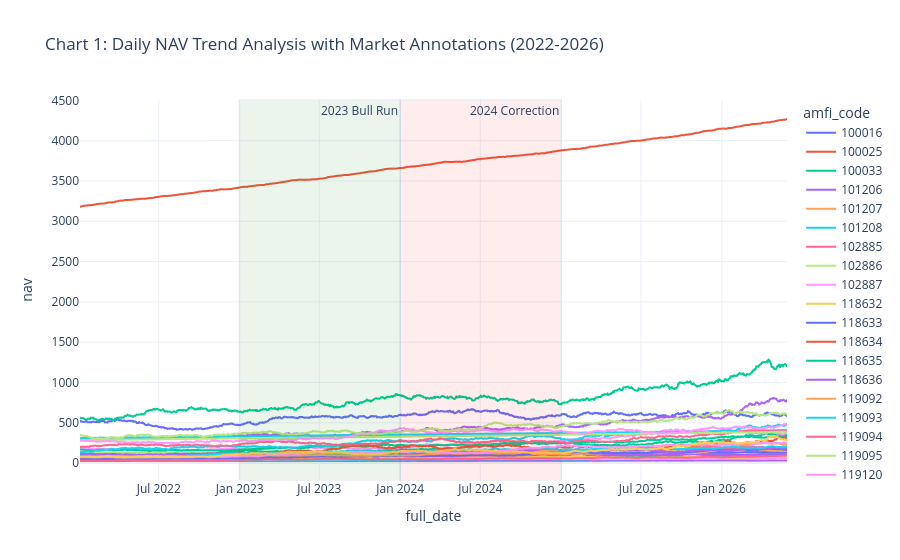
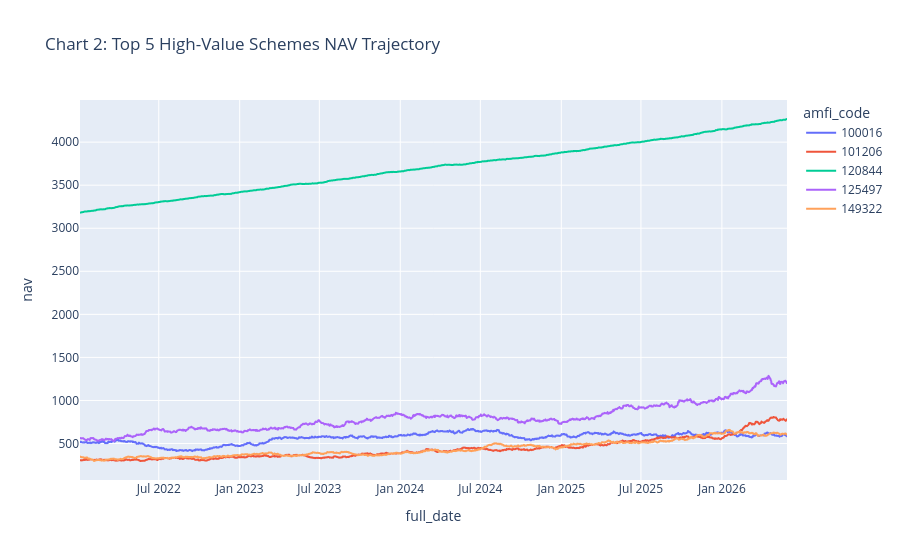

Notebook code cell kept with these figures, in order:
### Markdown cell above
## 1. NAV Historical Performance (2022-2026)
**Objective:** Visualize daily NAV trends and identify market phases. 
- **Green Zone:** 2023 Bull Run
- **Red Zone:** 2024 Market Corrections

### Code cell
import sqlite3
import pandas as pd
import plotly.express as px
import matplotlib.pyplot as plt
import seaborn as sns

# Ensure an active database connection locally
db_path = '../bluestock_mf.db'
conn = sqlite3.connect(db_path)

# --- Explicitly Fetch and Process Core NAV Dimensions From Database ---
query_nav_core = """
SELECT f.amfi_code, d.full_date, n.nav
FROM fact_nav_relational n
JOIN dim_fund f ON n.fund_id = f.fund_id
JOIN dim_date d ON n.date_id = d.date_id
ORDER BY d.full_date;
"""

# Load raw relational vectors and convert timelines into clean pandas datetime format
df_nav = pd.read_sql_query(query_nav_core, conn)
df_nav['full_date'] = pd.to_datetime(df_nav['full_date'])


# Chart 1: Comprehensive NAV Trend (Plotly Line)
fig_nav = px.line(df_nav, x='full_date', y='nav', color='amfi_code', 
                  title='Chart 1: Daily NAV Trend Analysis with Market Annotations (2022-2026)')
fig_nav.add_vrect(x0="2023-01-01", x1="2023-12-31", fillcolor="green", opacity=0.07, annotation_text="2023 Bull Run")
fig_nav.add_vrect(x0="2024-01-01", x1="2024-12-31", fillcolor="red", opacity=0.07, annotation_text="2024 Correction")
fig_nav.update_layout(template='plotly_white')
fig_nav.show()

# Chart 2: Top 5 Outperforming Schemes Trend (Plotly Line)
top_5_amfi = df_nav.groupby('amfi_code')['nav'].max().nlargest(5).index
fig_top5 = px.line(df_nav[df_nav['amfi_code'].isin(top_5_amfi)], x='full_date', y='nav', color='amfi_code',
                   title='Chart 2: Top 5 High-Value Schemes NAV Trajectory')
fig_top5.show()

# Chart 3: NAV Distribution Spread (Seaborn Boxplot)
plt.figure(figsize=(12, 5))
sns.boxplot(data=df_nav[df_nav['amfi_code'].isin(top_5_amfi)], x='amfi_code', y='nav', palette='Set2')
plt.title("Chart 3: NAV Volatility Spread Across Top 5 Schemes")
plt.show()

# Chart 4: NAV Value Histogram Density (Seaborn Histplot)
plt.figure(figsize=(12, 5))
sns.histplot(data=df_nav, x='nav', bins=50, kde=True, color='purple')
plt.title("Chart 4: Aggregate NAV Density and Distribution Profile")
plt.show()

### Figure 1 — Plotly figure (JSON) as saved in the notebook; plotly's stock layout.template omitted (floating-point values rounded to 4 significant figures; data arrays with more than 128 entries replaced by an {"elided": "..."} marker saying what was removed)
{"data": [{"hovertemplate": "amfi_code=100016<br>full_date=%{x}<br>nav=%{y}<extra></extra>", "legendgroup": "100016", "line": {"color": "#636efa", "dash": "solid"}, "marker": {"symbol": "circle"}, "mode": "lines", "name": "100016", "showlegend": true, "type": "scattergl", "x": {"elided": "1150 str values"}, "xaxis": "x", "y": {"elided": "1150 float values"}, "yaxis": "y"}, {"hovertemplate": "amfi_code=100025<br>full_date=%{x}<br>nav=%{y}<extra></extra>", "legendgroup": "100025", "line": {"color": "#EF553B", "dash": "solid"}, "marker": {"symbol": "circle"}, "mode": "lines", "name": "100025", "showlegend": true, "type": "scattergl", "x": {"elided": "1150 str values"}, "xaxis": "x", "y": {"elided": "1150 float values"}, "yaxis": "y"}, {"hovertemplate": "amfi_code=100033<br>full_date=%{x}<br>nav=%{y}<extra></extra>", "legendgroup": "100033", "line": {"color": "#00cc96", "dash": "solid"}, "marker": {"symbol": "circle"}, "mode": "lines", "name": "100033", "showlegend": true, "type": "scattergl", "x": {"elided": "1150 str values"}, "xaxis": "x", "y": {"elided": "1150 float values"}, "yaxis": "y"}, {"hovertemplate": "amfi_code=101206<br>full_date=%{x}<br>nav=%{y}<extra></extra>", "legendgroup": "101206", "line": {"color": "#ab63fa", "dash": "solid"}, "marker": {"symbol": "circle"}, "mode": "lines", "name": "101206", "showlegend": true, "type": "scattergl", "x": {"elided": "1150 str values"}, "xaxis": "x", "y": {"elided": "1150 float values"}, "yaxis": "y"}, {"hovertemplate": "amfi_code=101207<br>full_date=%{x}<br>nav=%{y}<extra></extra>", "legendgroup": "101207", "line": {"color": "#FFA15A", "dash": "solid"}, "marker": {"symbol": "circle"}, "mode": "lines", "name": "101207", "showlegend": true, "type": "scattergl", "x": {"elided": "1150 str values"}, "xaxis": "x", "y": {"elided": "1150 float values"}, "yaxis": "y"}, {"hovertemplate": "amfi_code=101208<br>full_date=%{x}<br>nav=%{y}<extra></extra>", "legendgroup": "101208", "line": {"color": "#19d3f3", "dash": "solid"}, "marker": {"symbol": "circle"}, "mode": "lines", "name": "101208", "showlegend": true, "type": "scattergl", "x": {"elided": "1150 str values"}, "xaxis": "x", "y": {"elided": "1150 float values"}, "yaxis": "y"}, {"hovertemplate": "amfi_code=102885<br>full_date=%{x}<br>nav=%{y}<extra></extra>", "legendgroup": "102885", "line": {"color": "#FF6692", "dash": "solid"}, "marker": {"symbol": "circle"}, "mode": "lines", "name": "102885", "showlegend": true, "type": "scattergl", "x": {"elided": "1150 str values"}, "xaxis": "x", "y": {"elided": "1150 float values"}, "yaxis": "y"}, {"hovertemplate": "amfi_code=102886<br>full_date=%{x}<br>nav=%{y}<extra></extra>", "legendgroup": "102886", "line": {"color": "#B6E880", "dash": "solid"}, "marker": {"symbol": "circle"}, "mode": "lines", "name": "102886", "showlegend": true, "type": "scattergl", "x": {"elided": "1150 str values"}, "xaxis": "x", "y": {"elided": "1150 float values"}, "yaxis": "y"}, {"hovertemplate": "amfi_code=102887<br>full_date=%{x}<br>nav=%{y}<extra></extra>", "legendgroup": "102887", "line": {"color": "#FF97FF", "dash": "solid"}, "marker": {"symbol": "circle"}, "mode": "lines", "name": "102887", "showlegend": true, "type": "scattergl", "x": {"elided": "1150 str values"}, "xaxis": "x", "y": {"elided": "1150 float values"}, "yaxis": "y"}, {"hovertemplate": "amfi_code=118632<br>full_date=%{x}<br>nav=%{y}<extra></extra>", "legendgroup": "118632", "line": {"color": "#FECB52", "dash": "solid"}, "marker": {"symbol": "circle"}, "mode": "lines", "name": "118632", "showlegend": true, "type": "scattergl", "x": {"elided": "1150 str values"}, "xaxis": "x", "y": {"elided": "1150 float values"}, "yaxis": "y"}, {"hovertemplate": "amfi_code=118633<br>full_date=%{x}<br>nav=%{y}<extra></extra>", "legendgroup": "118633", "line": {"color": "#636efa", "dash": "solid"}, "marker": {"symbol": "circle"}, "mode": "lines", "name": "118633", "showlegend": true, "type": "scattergl", "x": {"elided": "1150 str values"}, "xaxis": "x", "y": {"elided": "1150 float values"}, "yaxis": "y"}, {"hovertemplate": "amfi_code=118634<br>full_date=%{x}<br>nav=%{y}<extra></extra>", "legendgroup": "118634", "line": {"color": "#EF553B", "dash": "solid"}, "marker": {"symbol": "circle"}, "mode": "lines", "name": "118634", "showlegend": true, "type": "scattergl", "x": {"elided": "1150 str values"}, "xaxis": "x", "y": {"elided": "1150 float values"}, "yaxis": "y"}, {"hovertemplate": "amfi_code=118635<br>full_date=%{x}<br>nav=%{y}<extra></extra>", "legendgroup": "118635", "line": {"color": "#00cc96", "dash": "solid"}, "marker": {"symbol": "circle"}, "mode": "lines", "name": "118635", "showlegend": true, "type": "scattergl", "x": {"elided": "1150 str values"}, "xaxis": "x", "y": {"elided": "1150 float values"}, "yaxis": "y"}, {"hovertemplate": "amfi_code=118636<br>full_date=%{x}<br>nav=%{y}<extra></extra>", "legendgroup": "118636", "line": {"color": "#ab63fa", "dash": "solid"}, "marker": {"symbol": "circle"}, "mode": "lines", "name": "118636", "showlegend": true, "type": "scattergl", "x": {"elided": "1150 str values"}, "xaxis": "x", "y": {"elided": "1150 float values"}, "yaxis": "y"}, {"hovertemplate": "amfi_code=119092<br>full_date=%{x}<br>nav=%{y}<extra></extra>", "legendgroup": "119092", "line": {"color": "#FFA15A", "dash": "solid"}, "marker": {"symbol": "circle"}, "mode": "lines", "name": "119092", "showlegend": true, "type": "scattergl", "x": {"elided": "1150 str values"}, "xaxis": "x", "y": {"elided": "1150 float values"}, "yaxis": "y"}, {"hovertemplate": "amfi_code=119093<br>full_date=%{x}<br>nav=%{y}<extra></extra>", "legendgroup": "119093", "line": {"color": "#19d3f3", "dash": "solid"}, "marker": {"symbol": "circle"}, "mode": "lines", "name": "119093", "showlegend": true, "type": "scattergl", "x": {"elided": "1150 str values"}, "xaxis": "x", "y": {"elided": "1150 float values"}, "yaxis": "y"}, {"hovertemplate": "amfi_code=119094<br>full_date=%{x}<br>nav=%{y}<extra></extra>", "legendgroup": "119094", "line": {"color": "#FF6692", "dash": "solid"}, "marker": {"symbol": "circle"}, "mode": "lines", "name": "119094", "showlegend": true, "type": "scattergl", "x": {"elided": "1150 str values"}, "xaxis": "x", "y": {"elided": "1150 float values"}, "yaxis": "y"}, {"hovertemplate": "amfi_code=119095<br>full_date=%{x}<br>nav=%{y}<extra></extra>", "legendgroup": "119095", "line": {"color": "#B6E880", "dash": "solid"}, "marker": {"symbol": "circle"}, "mode": "lines", "name": "119095", "showlegend": true, "type": "scattergl", "x": {"elided": "1150 str values"}, "xaxis": "x", "y": {"elided": "1150 float values"}, "yaxis": "y"}, {"hovertemplate": "amfi_code=119120<br>full_date=%{x}<br>nav=%{y}<extra></extra>", "legendgroup": "119120", "line": {"color": "#FF97FF", "dash": "solid"}, "marker": {"symbol": "circle"}, "mode": "lines", "name": "119120", "showlegend": true, "type": "scattergl", "x": {"elided": "1150 str values"}, "xaxis": "x", "y": {"elided": "1150 float values"}, "yaxis": "y"}, {"hovertemplate": "amfi_code=119551<br>full_date=%{x}<br>nav=%{y}<extra></extra>", "legendgroup": "119551", "line": {"color": "#FECB52", "dash": "solid"}, "marker": {"symbol": "circle"}, "mode": "lines", "name": "119551", "showlegend": true, "type": "scattergl", "x": {"elided": "1150 str values"}, "xaxis": "x", "y": {"elided": "1150 float values"}, "yaxis": "y"}, {"hovertemplate": "amfi_code=119552<br>full_date=%{x}<br>nav=%{y}<extra></extra>", "legendgroup": "119552", "line": {"color": "#636efa", "dash": "solid"}, "marker": {"symbol": "circle"}, "mode": "lines", "name": "119552", "showlegend": true, "type": "scattergl", "x": {"elided": "1150 str values"}, "xaxis": "x", "y": {"elided": "1150 float values"}, "yaxis": "y"}, {"hovertemplate": "amfi_code=119598<br>full_date=%{x}<br>nav=%{y}<extra></extra>", "legendgroup": "119598", "line": {"color": "#EF553B", "dash": "solid"}, "marker": {"symbol": "circle"}, "mode": "lines", "name": "119598", "showlegend": true, "type": "scattergl", "x": {"elided": "1150 str values"}, "xaxis": "x", "y": {"elided": "1150 float values"}, "yaxis": "y"}, {"hovertemplate": "amfi_code=119599<br>full_date=%{x}<br>nav=%{y}<extra></extra>", "legendgroup": "119599", "line": {"color": "#00cc96", "dash": "solid"}, "marker": {"symbol": "circle"}, "mode": "lines", "name": "119599", "showlegend": true, "type": "scattergl", "x": {"elided": "1150 str values"}, "xaxis": "x", "y": {"elided": "1150 float values"}, "yaxis": "y"}, {"hovertemplate": "amfi_code=120503<br>full_date=%{x}<br>nav=%{y}<extra></extra>", "legendgroup": "120503", "line": {"color": "#ab63fa", "dash": "solid"}, "marker": {"symbol": "circle"}, "mode": "lines", "name": "120503", "showlegend": true, "type": "scattergl", "x": {"elided": "1150 str values"}, "xaxis": "x", "y": {"elided": "1150 float values"}, "yaxis": "y"}, {"hovertemplate": "amfi_code=120504<br>full_date=%{x}<br>nav=%{y}<extra></extra>", "legendgroup": "120504", "line": {"color": "#FFA15A", "dash": "solid"}, "marker": {"symbol": "circle"}, "mode": "lines", "name": "120504", "showlegend": true, "type": "scattergl", "x": {"elided": "1150 str values"}, "xaxis": "x", "y": {"elided": "1150 float values"}, "yaxis": "y"}, {"hovertemplate": "amfi_code=120505<br>full_date=%{x}<br>nav=%{y}<extra></extra>", "legendgroup": "120505", "line": {"color": "#19d3f3", "dash": "solid"}, "marker": {"symbol": "circle"}, "mode": "lines", "name": "120505", "showlegend": true, "type": "scattergl", "x": {"elided": "1150 str values"}, "xaxis": "x", "y": {"elided": "1150 float values"}, "yaxis": "y"}, {"hovertemplate": "amfi_code=120506<br>full_date=%{x}<br>nav=%{y}<extra></extra>", "legendgroup": "120506", "line": {"color": "#FF6692", "dash": "solid"}, "marker": {"symbol": "circle"}, "mode": "lines", "name": "120506", "showlegend": true, "type": "scattergl", "x": {"elided": "1150 str values"}, "xaxis": "x", "y": {"elided": "1150 float values"}, "yaxis": "y"}, {"hovertemplate": "amfi_code=120507<br>full_date=%{x}<br>nav=%{y}<extra></extra>", "legendgroup": "120507", "line": {"color": "#B6E880", "dash": "solid"}, "marker": {"symbol": "circle"}, "mode": "lines", "name": "120507", "showlegend": true, "type": "scattergl", "x": {"elided": "1150 str values"}, "xaxis": "x", "y": {"elided": "1150 float values"}, "yaxis": "y"}, {"hovertemplate": "amfi_code=120841<br>full_date=%{x}<br>nav=%{y}<extra></extra>", "legendgroup": "120841", "line": {"color": "#FF97FF", "dash": "solid"}, "marker": {"symbol": "circle"}, "mode": "lines", "name": "120841", "showlegend": true, "type": "scattergl", "x": {"elided": "1150 str values"}, "xaxis": "x", "y": {"elided": "1150 float values"}, "yaxis": "y"}, {"hovertemplate": "amfi_code=120842<br>full_date=%{x}<br>nav=%{y}<extra></extra>", "legendgroup": "120842", "line": {"color": "#FECB52", "dash": "solid"}, "marker": {"symbol": "circle"}, "mode": "lines", "name": "120842", "showlegend": true, "type": "scattergl", "x": {"elided": "1150 str values"}, "xaxis": "x", "y": {"elided": "1150 float values"}, "yaxis": "y"}, {"hovertemplate": "amfi_code=120843<br>full_date=%{x}<br>nav=%{y}<extra></extra>", "legendgroup": "120843", "line": {"color": "#636efa", "dash": "solid"}, "marker": {"symbol": "circle"}, "mode": "lines", "name": "120843", "showlegend": true, "type": "scattergl", "x": {"elided": "1150 str values"}, "xaxis": "x", "y": {"elided": "1150 float values"}, "yaxis": "y"}, {"hovertemplate": "amfi_code=120844<br>full_date=%{x}<br>nav=%{y}<extra></extra>", "legendgroup": "120844", "line": {"color": "#EF553B", "dash": "solid"}, "marker": {"symbol": "circle"}, "mode": "lines", "name": "120844", "showlegend": true, "type": "scattergl", "x": {"elided": "1150 str values"}, "xaxis": "x", "y": {"elided": "1150 float values"}, "yaxis": "y"}, {"hovertemplate": "amfi_code=125497<br>full_date=%{x}<br>nav=%{y}<extra></extra>", "legendgroup": "125497", "line": {"color": "#00cc96", "dash": "solid"}, "marker": {"symbol": "circle"}, "mode": "lines", "name": "125497", "showlegend": true, "type": "scattergl", "x": {"elided": "1150 str values"}, "xaxis": "x", "y": {"elided": "1150 float values"}, "yaxis": "y"}, {"hovertemplate": "amfi_code=125498<br>full_date=%{x}<br>nav=%{y}<extra></extra>", "legendgroup": "125498", "line": {"color": "#ab63fa", "dash": "solid"}, "marker": {"symbol": "circle"}, "mode": "lines", "name": "125498", "showlegend": true, "type": "scattergl", "x": {"elided": "1150 str values"}, "xaxis": "x", "y": {"elided": "1150 float values"}, "yaxis": "y"}, {"hovertemplate": "amfi_code=148567<br>full_date=%{x}<br>nav=%{y}<extra></extra>", "legendgroup": "148567", "line": {"color": "#FFA15A", "dash": "solid"}, "marker": {"symbol": "circle"}, "mode": "lines", "name": "148567", "showlegend": true, "type": "scattergl", "x": {"elided": "1150 str values"}, "xaxis": "x", "y": {"elided": "1150 float values"}, "yaxis": "y"}, {"hovertemplate": "amfi_code=148568<br>full_date=%{x}<br>nav=%{y}<extra></extra>", "legendgroup": "148568", "line": {"color": "#19d3f3", "dash": "solid"}, "marker": {"symbol": "circle"}, "mode": "lines", "name": "148568", "showlegend": true, "type": "scattergl", "x": {"elided": "1150 str values"}, "xaxis": "x", "y": {"elided": "1150 float values"}, "yaxis": "y"}, {"hovertemplate": "amfi_code=148569<br>full_date=%{x}<br>nav=%{y}<extra></extra>", "legendgroup": "148569", "line": {"color": "#FF6692", "dash": "solid"}, "marker": {"symbol": "circle"}, "mode": "lines", "name": "148569", "showlegend": true, "type": "scattergl", "x": {"elided": "1150 str values"}, "xaxis": "x", "y": {"elided": "1150 float values"}, "yaxis": "y"}, {"hovertemplate": "amfi_code=149322<br>full_date=%{x}<br>nav=%{y}<extra></extra>", "legendgroup": "149322", "line": {"color": "#B6E880", "dash": "solid"}, "marker": {"symbol": "circle"}, "mode": "lines", "name": "149322", "showlegend": true, "type": "scattergl", "x": {"elided": "1150 str values"}, "xaxis": "x", "y": {"elided": "1150 float values"}, "yaxis": "y"}, {"hovertemplate": "amfi_code=149323<br>full_date=%{x}<br>nav=%{y}<extra></extra>", "legendgroup": "149323", "line": {"color": "#FF97FF", "dash": "solid"}, "marker": {"symbol": "circle"}, "mode": "lines", "name": "149323", "showlegend": true, "type": "scattergl", "x": {"elided": "1150 str values"}, "xaxis": "x", "y": {"elided": "1150 float values"}, "yaxis": "y"}, {"hovertemplate": "amfi_code=149324<br>full_date=%{x}<br>nav=%{y}<extra></extra>", "legendgroup": "149324", "line": {"color": "#FECB52", "dash": "solid"}, "marker": {"symbol": "circle"}, "mode": "lines", "name": "149324", "showlegend": true, "type": "scattergl", "x": {"elided": "1150 str values"}, "xaxis": "x", "y": {"elided": "1150 float values"}, "yaxis": "y"}], "layout": {"annotations": [{"showarrow": false, "text": "2023 Bull Run", "x": "2023-12-31", "xanchor": "right", "xref": "x", "y": 1, "yanchor": "top", "yref": "y domain"}, {"showarrow": false, "text": "2024 Correction", "x": "2024-12-31", "xanchor": "right", "xref": "x", "y": 1, "yanchor": "top", "yref": "y domain"}], "legend": {"title": {"text": "amfi_code"}, "tracegroupgap": 0}, "shapes": [{"fillcolor": "green", "opacity": 0.07, "type": "rect", "x0": "2023-01-01", "x1": "2023-12-31", "xref": "x", "y0": 0, "y1": 1, "yref": "y domain"}, {"fillcolor": "red", "opacity": 0.07, "type": "rect", "x0": "2024-01-01", "x1": "2024-12-31", "xref": "x", "y0": 0, "y1": 1, "yref": "y domain"}], "title": {"text": "Chart 1: Daily NAV Trend Analysis with Market Annotations (2022-2026)"}, "xaxis": {"anchor": "y", "domain": [0, 1], "title": {"text": "full_date"}}, "yaxis": {"anchor": "x", "domain": [0, 1], "title": {"text": "nav"}}}}

### Figure 2 — Plotly figure (JSON) as saved in the notebook; plotly's stock layout.template omitted (floating-point values rounded to 4 significant figures; data arrays with more than 128 entries replaced by an {"elided": "..."} marker saying what was removed)
{"data": [{"hovertemplate": "amfi_code=100016<br>full_date=%{x}<br>nav=%{y}<extra></extra>", "legendgroup": "100016", "line": {"color": "#636efa", "dash": "solid"}, "marker": {"symbol": "circle"}, "mode": "lines", "name": "100016", "showlegend": true, "type": "scattergl", "x": {"elided": "1150 str values"}, "xaxis": "x", "y": {"elided": "1150 float values"}, "yaxis": "y"}, {"hovertemplate": "amfi_code=101206<br>full_date=%{x}<br>nav=%{y}<extra></extra>", "legendgroup": "101206", "line": {"color": "#EF553B", "dash": "solid"}, "marker": {"symbol": "circle"}, "mode": "lines", "name": "101206", "showlegend": true, "type": "scattergl", "x": {"elided": "1150 str values"}, "xaxis": "x", "y": {"elided": "1150 float values"}, "yaxis": "y"}, {"hovertemplate": "amfi_code=120844<br>full_date=%{x}<br>nav=%{y}<extra></extra>", "legendgroup": "120844", "line": {"color": "#00cc96", "dash": "solid"}, "marker": {"symbol": "circle"}, "mode": "lines", "name": "120844", "showlegend": true, "type": "scattergl", "x": {"elided": "1150 str values"}, "xaxis": "x", "y": {"elided": "1150 float values"}, "yaxis": "y"}, {"hovertemplate": "amfi_code=125497<br>full_date=%{x}<br>nav=%{y}<extra></extra>", "legendgroup": "125497", "line": {"color": "#ab63fa", "dash": "solid"}, "marker": {"symbol": "circle"}, "mode": "lines", "name": "125497", "showlegend": true, "type": "scattergl", "x": {"elided": "1150 str values"}, "xaxis": "x", "y": {"elided": "1150 float values"}, "yaxis": "y"}, {"hovertemplate": "amfi_code=149322<br>full_date=%{x}<br>nav=%{y}<extra></extra>", "legendgroup": "149322", "line": {"color": "#FFA15A", "dash": "solid"}, "marker": {"symbol": "circle"}, "mode": "lines", "name": "149322", "showlegend": true, "type": "scattergl", "x": {"elided": "1150 str values"}, "xaxis": "x", "y": {"elided": "1150 float values"}, "yaxis": "y"}], "layout": {"legend": {"title": {"text": "amfi_code"}, "tracegroupgap": 0}, "title": {"text": "Chart 2: Top 5 High-Value Schemes NAV Trajectory"}, "xaxis": {"anchor": "y", "domain": [0, 1], "title": {"text": "full_date"}}, "yaxis": {"anchor": "x", "domain": [0, 1], "title": {"text": "nav"}}}}
